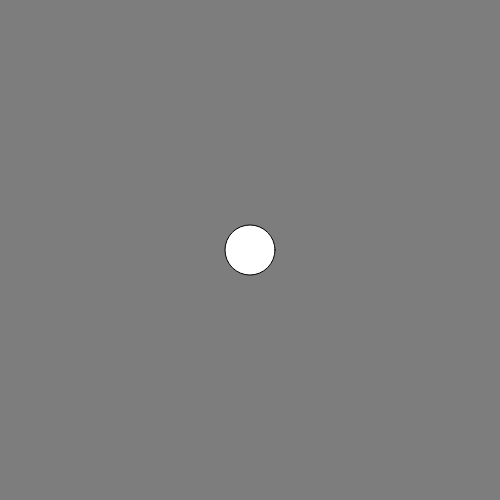
Frame 1 (no input)
Frame 60 (no input): identical to frame 1, image omitted
Frame 120 (the mouse pressed at the canvas centre since frame 60): identical to frame 1, image omitted

The p5.js sketch that drew this single still picture (run headless with seeded random() and noise() and a simulated clock; from frame 60 on, the mouse is pressed at the canvas centre):

// p5.js sketch
// ── sketch.js
function setup() {
  createCanvas(500, 500);
}

function draw() {
  background(125);
  ellipse(250, 250, 50);
}
